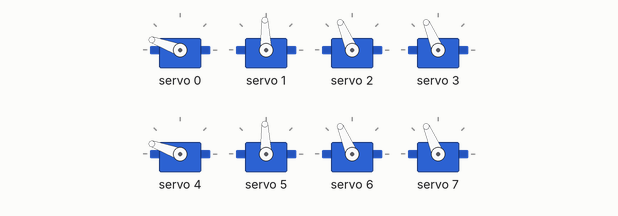
Recording of a program running on a simulated Arduino Uno, built with avr-gcc and run on an emulated ATmega328P. On the bench: 8 × servo.

Above: at 1.85 s.
At 2.25 s:
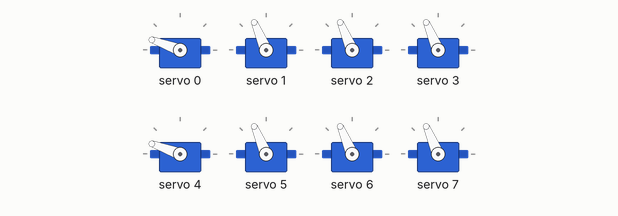
At 2.7 s:
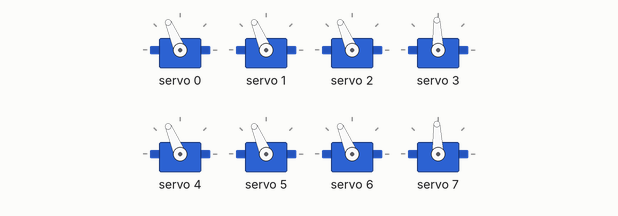
At 2.9 s:
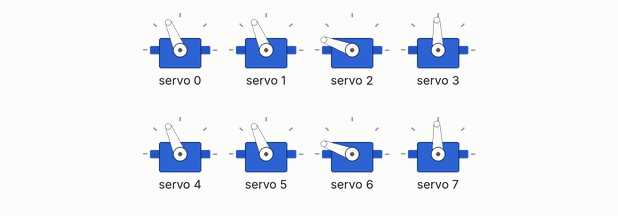
At 3.15 s:
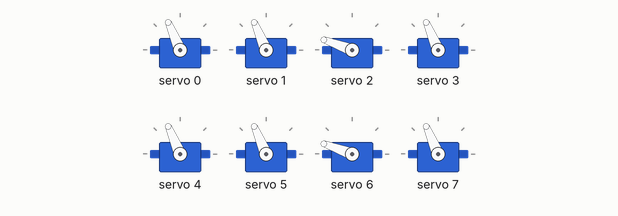
At 3.6 s:
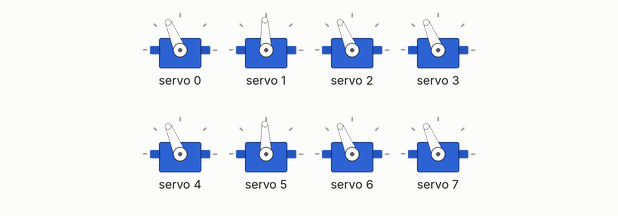
Timing chart, 0 to 6.0 s (numbered marks = the images above):
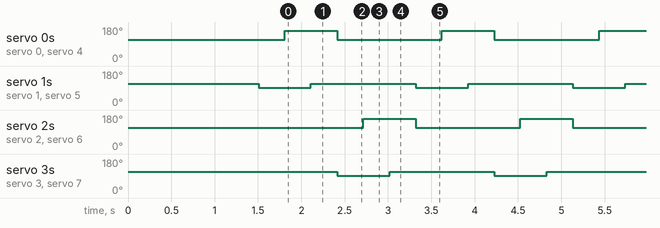

The program:

main.cpp
```cpp
#include <Arduino.h>
#include <Wire.h>
#include <Adafruit_PWMServoDriver.h>

Adafruit_PWMServoDriver pca(0x40);

// PCA9685設定
#define SERVO_FREQ 50
#define SERVO_MIN 150
#define SERVO_MAX 550

// ==========================
// 角度設定（自由に変更可能）
// ==========================

// 前後サーボの初期角度
int FRONT_HOME = 90;

// 回転角度
int ROTATE_ANGLE = 45;

// 上下サーボの初期角度
int DOWN_ANGLE = 90;

// 脚を上げる角度
int UP_ANGLE = 70;

// 動作時間
int MOVE_TIME = 300;

// ==========================
// サーボ個別制御
// ==========================

void motor(int ch, int angle) {

  angle = constrain(angle, 0, 180);

  int pulse = map(angle, 0, 180,
                  SERVO_MIN, SERVO_MAX);

  pca.setPWM(ch, 0, pulse);
}

// ==========================
// 初期位置
// ==========================

void homePosition() {

  for (int ch = 0; ch < 8; ch++) {
    motor(ch, FRONT_HOME);
  }

  delay(1000);
}

// ==========================
// グループA
// 左前 CH0・CH1
// 右後 CH4・CH5
// ==========================

// Aの脚を上げる
void liftA() {
  motor(1, UP_ANGLE);
  motor(5, UP_ANGLE);
}

// Aを45度回転
void rotateA() {
  motor(0, FRONT_HOME + ROTATE_ANGLE);
  motor(4, FRONT_HOME + ROTATE_ANGLE);
}

// Aの脚を下ろす
void lowerA() {
  motor(1, DOWN_ANGLE);
  motor(5, DOWN_ANGLE);
}

// Aを元の角度に戻す
void resetA() {
  motor(0, FRONT_HOME);
  motor(4, FRONT_HOME);
}

// ==========================
// グループB
// 右前 CH6・CH7
// 左後 CH2・CH3
// ==========================

// Bの脚を上げる
void liftB() {
  motor(7, UP_ANGLE);
  motor(3, UP_ANGLE);
}

// Bを45度回転
void rotateB() {
  motor(6, FRONT_HOME + ROTATE_ANGLE);
  motor(2, FRONT_HOME + ROTATE_ANGLE);
}

// Bの脚を下ろす
void lowerB() {
  motor(7, DOWN_ANGLE);
  motor(3, DOWN_ANGLE);
}

// Bを元の角度に戻す
void resetB() {
  motor(6, FRONT_HOME);
  motor(2, FRONT_HOME);
}

// ==========================
// 初期設定
// ==========================

void setup() {

  Wire.begin();

  pca.begin();
  pca.setPWMFreq(SERVO_FREQ);

  delay(500);

  homePosition();

  // 最初にAグループを上げる
  liftA();
  delay(MOVE_TIME);
}

// ==========================
// トロット歩容
// ==========================

void loop() {

  // ① Aグループを45度回転
  rotateA();
  delay(MOVE_TIME);

  // ② Aグループを下ろす
  lowerA();
  delay(MOVE_TIME);

  // ③ Aを元に戻しながらBを上げる
  resetA();
  liftB();
  delay(MOVE_TIME);

  // ④ Bグループを45度回転
  rotateB();
  delay(MOVE_TIME);

  // ⑤ Bグループを下ろす
  lowerB();
  delay(MOVE_TIME);

  // ⑥ Bを元に戻しながらAを上げる
  resetB();
  liftA();
  delay(MOVE_TIME);

  // 最初に戻り、Aグループを回転させる
}
```

Measured:
- by itself, servo 0, servo 2, servo 4, servo 6: alternates 160° for 0.60 s and 113° for 1.2 s
- by itself, servo 1, servo 3, servo 5, servo 7: alternates 113° for 1.2 s and 92° for 0.60 s
